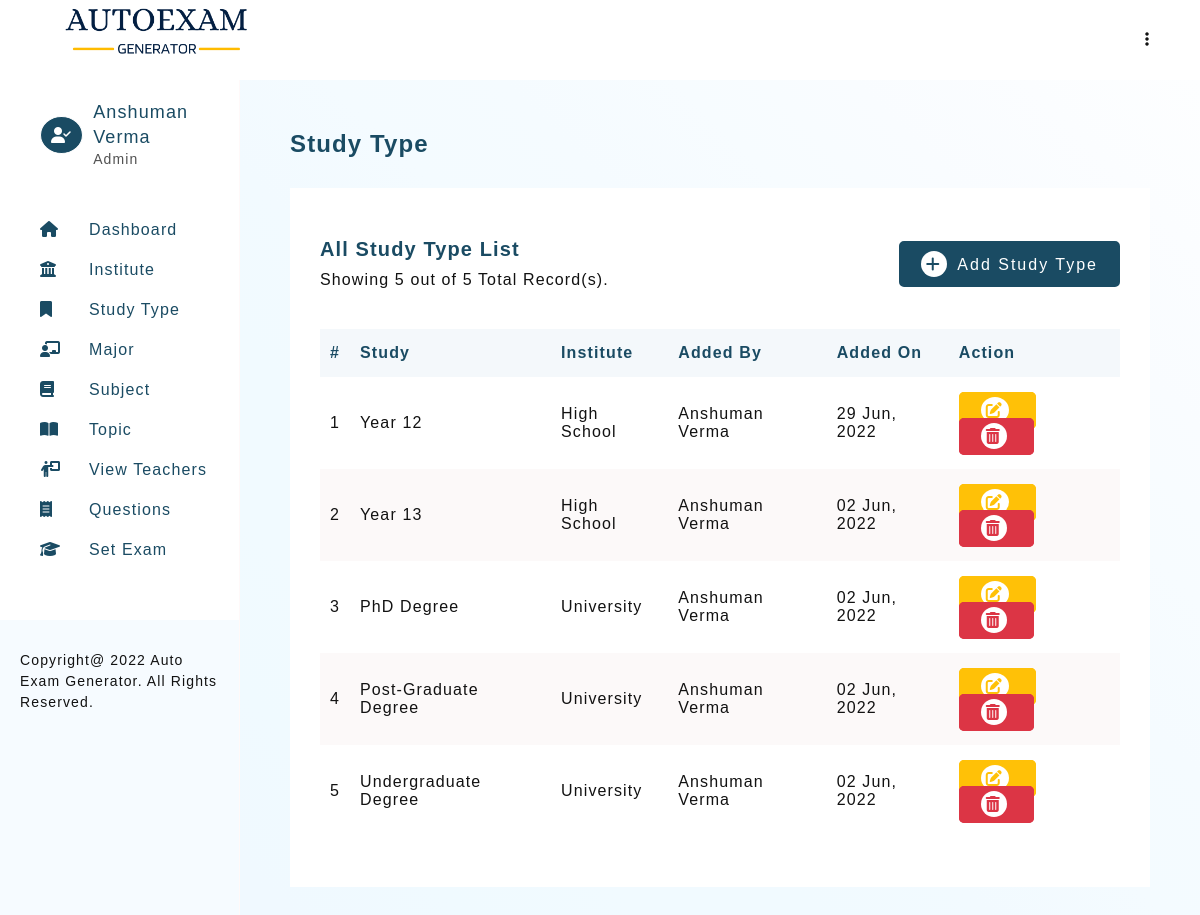
The page /autoexam/studyType-view.php (signed in) on the database its author committed.
### tables this page shows
CREATE TABLE `teacher_profile` (
  `teacher_id` int(11) NOT NULL,
  `teacher_firstname` varchar(30) NOT NULL,
  `teacher_lastname` varchar(30) NOT NULL,
  `email` varchar(50) DEFAULT NULL,
  `password` varchar(100) NOT NULL,
  `type` enum('Admin','Teacher') NOT NULL DEFAULT 'Teacher',
  `addedOn` datetime DEFAULT current_timestamp()
);

CREATE TABLE `type_of_study` (
  `type_of_study_id` int(11) NOT NULL,
  `study_name` text DEFAULT NULL,
  `institute_id` int(11) DEFAULT NULL,
  `studyAddedBy` int(11) DEFAULT NULL,
  `studyAddedOn` datetime DEFAULT current_timestamp()
);

CREATE TABLE `institute` (
  `institute_id` int(11) NOT NULL,
  `institute_name` varchar(100) DEFAULT NULL,
  `instituteAddedBy` int(11) DEFAULT NULL,
  `instituteAddedOn` datetime DEFAULT current_timestamp()
);

### autoexam/includes/config.php (called while the page is built, shortened)
<?php
    $sitename = "Auto Exam Generator";

### autoexam/studyType-view.php (the view, shortened to what this page needs)
<?php
    require_once './templates/header.php';
    if(isset($_SESSION['user']))
    {
        $limit = 10;
        if(isset($_GET['page']))
        {
            $page = $_GET['page'];
        }
        else
        {
            $page  = 1;
        }
        $start = ($page * $limit) - $limit;
        $serialNo = $start + 1;
        $countStudyTypeQ = mysqli_query($connection, "SELECT count(type_of_study_id) as total FROM type_of_study");
        $countStudyTypeR = mysqli_fetch_assoc($countStudyTypeQ);
        $noOfStudyType = $countStudyTypeR['total'];
        $studyTypeQuery = mysqli_query($connection,
        "SELECT * FROM type_of_study
        LEFT JOIN institute ON institute.institute_id = type_of_study.institute_id
        LEFT JOIN teacher_profile ON teacher_profile.teacher_id = type_of_study.studyAddedBy
        ORDER BY type_of_study.type_of_study_id DESC
        LIMIT $start, $limit
        ");
    }
?>
<section>
    <h3 class="heading">Study Type</h3>
    <div class="card">
        <div class="card-heading">
            <div>
                <h4 class="sub-heading">All Study Type List</h4>
                <p class="desc">Showing <?php echo mysqli_num_rows($studyTypeQuery); ?> out of <?= $noOfStudyType;?> Total Record(s).</p>
            </div>
            <?php
                if($_SESSION['userType'] == 'Admin')
                {
            ?>
                    <a href="StudyType.php" class="btn btn-green"><i class="fa-solid fa-plus"></i> Add Study Type</a>
            <?php
                }
            ?>
        </div>
        <div class="table-responsive">
            <table class="table">
                <thead>
                    <tr>
                        <th>#</th>
                        <th>Study</th>
                        <th>Institute</th>
                        <th>Added By</th>
                        <th>Added On</th>
                        <?php
                            if($_SESSION['userType'] == 'Admin')
                            {
                        ?>
                                <th>Action</th>
                        <?php
                            }
                        ?>
                    </tr>
                </thead>
                <tbody>
                    <?php
                        if(mysqli_num_rows($studyTypeQuery) > 0)
                        {
                            while ($studyRow = mysqli_fetch_assoc($studyTypeQuery))
                            {
                                echo "
                                    <tr>
                                        <td>$serialNo</td>
                                        <td>$studyRow[study_name]</td>
                                        <td>$studyRow[institute_name]</td>
                                        <td>$studyRow[teacher_firstname] $studyRow[teacher_lastname]</td>
                                        <td>".date("d M, Y", strtotime($studyRow['studyAddedOn']))."</td>
                                        <td>
                                        ";
                                        if($_SESSION['userType'] == 'Admin')
                                        {
                                            echo "<a href=\"studyType.php?edit=$studyRow[type_of_study_id]\" class=\"btn btn-edit\"><i class=\"fa-solid fa-pen-to-square\"></i></a>
                                            <a href=\"delete.php?delete_study=$studyRow[type_of_study_id]\"  class=\"btn btn-delete\"><i class=\"fa-solid fa-trash-can\"></i></a>";
                                        }
                                    echo "</td>
                                    </tr>
                                ";
                                $serialNo++;
                            }
                        }
                        else
                        {
                            echo "<tr><td colspan=\"6\">No record found.</td></tr>";
                        }
                    ?>
                </tbody>
            </table>
        </div>
    </div>
</section>
<?php
    require_once './templates/footer.php';
?>

### autoexam/templates/header.php (shortened to what this page needs)
<?php
    require './includes/config.php';
    require_once './includes/connection.php';
    if(isset($_SESSION['user']))
    {
        $userQuery = mysqli_query($connection, "SELECT * FROM teacher_profile WHERE email = '$_SESSION[user]'");
        $userRow = mysqli_fetch_assoc($userQuery);
    }
?>
<!DOCTYPE html>
<html lang="en">
<head>
    <link rel="stylesheet" href="./assets/css/main.css">
    <link rel="stylesheet" href="./assets/css/style.css">
    <link rel="stylesheet" href="https://cdnjs.cloudflare.com/ajax/libs/font-awesome/6.1.1/css/all.min.css">
</head>
<body>
    <header class="admin-header">
        <h1 class="title">
            <img src="./assets/images/logo.png" alt="Auto Exam Generator" height="60px">
        </h1>
        <div>
            <ul>
                <li class="dropmenu">
                    <a href="#"><i class="fa-solid fa-ellipsis-vertical"></i></a>
                </li>
            </ul>
        </div>
    </header>
    <aside id="asideMenu">
        <div class="profile-header" id="profile-header2">
            <?php
                if($_SESSION['userType'] == 'Admin')
                {
                    echo "<i class=\"fa-solid fa-user-check\"></i>";
                }
                else
                {
                    echo "<i class=\"fa-solid fa-user\"></i>";
                }
            ?>
            <div>
                <h2>
                    <?=
                        $userRow['teacher_firstname'] ." ". $userRow['teacher_lastname']
                    ?>
                </h2>
                <p> <?=  $_SESSION['userType']; ?> </p>
            </div>
        </div>
        <section id="nav-header">
            <nav>
                <ul class="navbar">
                    <li><a href="dashboard.php"><i class="fa-solid fa-house"></i><span>Dashboard</span></a></li>
                            <li><a href="institute-view.php"><i class="fa-solid fa-building-columns"></i><span>Institute</span></a></li>
                            <li><a href="studyType-view.php"><i class="fa-solid fa-bookmark"></i><span>Study Type</span></a></li>
                            <li><a href="major-view.php"><i class="fa-solid fa-chalkboard-user"></i><span>Major</span></a></li>
                            <li><a href="subject-view.php"><i class="fa-solid fa-book"></i><span>Subject</span></a></li>
                            <li><a href="topic-view.php"><i class="fa-solid fa-book-open"></i><span>Topic</span></a></li>
                    <?php
                        if($_SESSION['userType'] == 'Admin')
                        {
                    ?>
                            <li><a href="teacher-view.php"><i class="fa-solid fa-person-chalkboard"></i><span>View Teachers</span></a></li>
                    <?php
                        }
                    ?>
                    <li><a href="question-view.php"><i class="fa-solid fa-receipt"></i><span>Questions</span></a></li>
                    <li><a href="setExam-1.php"><i class="fa-solid fa-graduation-cap"></i><span>Set Exam</span></a></li>
                </ul>
            </nav>
        </section>
        <footer class="copyright">Copyright@
            <?= date("Y"); ?>
            <?= $sitename; ?>. All Rights Reserved.
        </footer>
    </aside>
    <main>

### autoexam/assets/css/main.css (style rules this page uses)
* { margin: 0; padding: 0; box-sizing: border-box; }
body { font-family: 'Gill Sans', 'Gill Sans MT', Calibri, 'Trebuchet MS', sans-serif; color: #121212; letter-spacing: 0.07em; }
html { scroll-behavior: smooth; }
a { text-decoration: none; }
ul { list-style: none; }
.btn { padding: 8px 20px; border-radius: 5px; transition: all 0.2s; letter-spacing: 2px; font-size: 16px; }
.btn i { border-radius: 50%; padding: 5px; margin-right: 5px; transition: all 0.2s; }
.btn-green { background-color: #1a4b63; color: #fff; border: solid 2px #1a4b63; }
.btn-green i { background-color: #fff; color: #1a4b63; }
.btn-edit { background-color: #ffc107; color: #fff; border: solid 2px #ffc107; }
.btn-edit i { background-color: #fff; color: #ffc107; }
.btn-delete { background-color: #dc3545; color: #fff; border: solid 2px #dc3545; }
.btn-delete i { background-color: #fff; color: #dc3545; }

### autoexam/assets/css/style.css (style rules this page uses)
:root { --primary-color: #1a4b63; }
body { color: #121212; }
.admin-header { padding: 0 50px; background-color: #fff; display: flex; justify-content: space-between; width: 100%; z-index: 12; height: 10vh; line-height: 10vh; position: fixed; top: 0; left: 0; }
.admin-header .dropmenu { position: relative; text-align: right; }
.admin-header .dropmenu a { color: #121212; }
aside { width: 50%; background-color: #fff; height: 100%; overflow: auto; position: fixed; display: flex; flex-direction: column; justify-content: space-between; border-right: solid 1px rgb(255, 249, 249); display: none; background-color: #f6fbff; }
aside > #nav-header { padding: 20px 20px 50px 40px; display: grid; grid-template-columns: 1fr; row-gap: 20px; align-content: start; background-color: #fff; }
h1.title { color: var(--primary-color); font-size: 18px; }
.profile-header { display: flex; justify-content: flex-start; align-items: center; line-height: 1.4; padding: 20px 20px 20px 40px; background-color: #fff; }
.profile-header > i { border-radius: 50%; color: #fff; border: solid 1px; padding: 10px; background-color: var(--primary-color); margin-right: 10px; }
.profile-header > div > h2 { color: var(--primary-color); font-size: 18px; font-weight: normal; }
.profile-header > div > p { color: #515151; font-size: 14px; }
aside > #nav-header > nav > ul { line-height: 2.5; }
aside > #nav-header > nav > ul > li > a { color: var(--primary-color); font-size: 16px; display: block; }
aside > #nav-header > nav > ul > li > a > i { display: inline-block; width: 30px; }
aside > #nav-header > nav > ul > li > a > span { margin-left: 19px; }
aside > footer { background-color: #f6fbff; padding: 30px 20px 30px; line-height: 1.5; font-size: 14px; }
main { background-image: linear-gradient(to right top, #f0f9ff, #f0f9ff, #f0faff, #f1faff, #f1faff, #f2faff, #f4fbff, #f5fbff, #f7fcff, #f9fcff, #fbfdff, #fdfeff); min-height: 100vh; padding: 50px 50px; margin-top: 10vh; }
main > section { margin-bottom: 100px; }
.heading { color: var(--primary-color); margin-bottom: 30px; font-size: 24px; font-weight: 600; }
.sub-heading { color: var(--primary-color); margin-bottom: 10px; font-size: 20px; font-weight: 600; }
.card { background-color: #fff; padding: 50px 30px; }
.card-heading { display: flex; justify-content: space-between; align-items: center; margin-bottom: 30px; flex-direction: column; }
.table-responsive { overflow: auto; }
.table { width: 100%; border-collapse: collapse; margin-top: 10px; }
.table > thead { text-align: left; background-color: #f4f8fb; color: var(--primary-color); }
.table > thead > tr > th { padding: 15px 10px; }
.table > tbody > tr > td { padding: 20px 10px; }
.table > tbody > tr:nth-child(even) { background-color: rgb(252, 249, 249); }
@media (min-width: 992px) { aside { display: block; width: 20%; } }
@media (min-width: 992px) { main { margin-left: 20%; width: 80%; } }
@media (min-width: 992px) { .card-heading { flex-direction: row; } }

### rows shown on the page
teacher_profile: teacher_firstname "Anshuman", teacher_lastname "Verma"
type_of_study: study_name "Year 12", institute.institute_name "High School", studyAddedBy.teacher_firstname "Anshuman", studyAddedBy.teacher_lastname "Verma", studyAddedOn "29 Jun, 2022"
type_of_study: study_name "Year 13", institute.institute_name "High School", studyAddedBy.teacher_firstname "Anshuman", studyAddedBy.teacher_lastname "Verma", studyAddedOn "02 Jun, 2022"
type_of_study: study_name "PhD Degree", institute.institute_name "University", studyAddedBy.teacher_firstname "Anshuman", studyAddedBy.teacher_lastname "Verma", studyAddedOn "02 Jun, 2022"
type_of_study: study_name "Post-Graduate Degree", institute.institute_name "University", studyAddedBy.teacher_firstname "Anshuman", studyAddedBy.teacher_lastname "Verma", studyAddedOn "02 Jun, 2022"
type_of_study: study_name "Undergraduate Degree", institute.institute_name "University", studyAddedBy.teacher_firstname "Anshuman", studyAddedBy.teacher_lastname "Verma", studyAddedOn "02 Jun, 2022"

### other values the page prints
$_SESSION['userType'] "Admin"
$sitename "Auto Exam Generator"
mysqli_num_rows($studyTypeQuery) "5"
$noOfStudyType "5"
